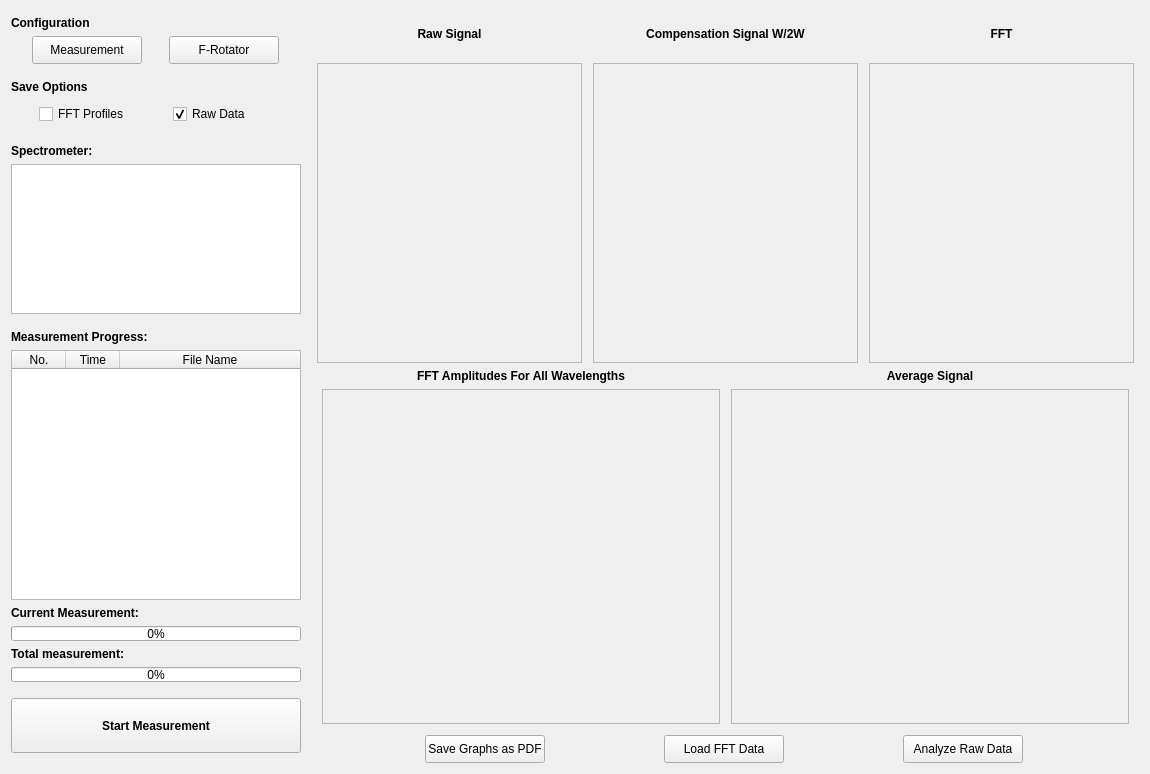
       <widget class="QWidget" name="tab_3">
        <attribute name="title">
         <string>Polarimeter</string>
        </attribute>
        <layout class="QGridLayout" name="gridLayout_4">
         <item row="0" column="0">
          <layout class="QHBoxLayout" name="horizontalLayout_7">
           <item>
            <layout class="QVBoxLayout" name="verticalLayout_8">
             <item>
              <spacer name="verticalSpacer_11">
               <property name="orientation">
                <enum>Qt::Vertical</enum>
               </property>
               <property name="sizeType">
                <enum>QSizePolicy::Fixed</enum>
               </property>
               <property name="sizeHint" stdset="0">
                <size>
                 <width>5</width>
                 <height>5</height>
                </size>
               </property>
              </spacer>
             </item>
             <item>
              <widget class="QLabel" name="label_5_Pol_settings">
               <property name="font">
                <font>
                 <weight>75</weight>
                 <bold>true</bold>
                </font>
               </property>
               <property name="text">
                <string>Configuration</string>
               </property>
              </widget>
             </item>
             <item>
              <layout class="QHBoxLayout" name="horizontalLayout_9">
               <item>
                <widget class="QPushButton" name="button_Pol_Syringe">
                 <property name="minimumSize">
                  <size>
                   <width>110</width>
                   <height>28</height>
                  </size>
                 </property>
                 <property name="maximumSize">
                  <size>
                   <width>110</width>
                   <height>28</height>
                  </size>
                 </property>
                 <property name="text">
                  <string>Measurement</string>
                 </property>
                </widget>
               </item>
               <item>
                <widget class="QPushButton" name="button_Conf_Setup_Pol">
                 <property name="minimumSize">
                  <size>
                   <width>110</width>
                   <height>28</height>
                  </size>
                 </property>
                 <property name="maximumSize">
                  <size>
                   <width>110</width>
                   <height>28</height>
                  </size>
                 </property>
                 <property name="text">
                  <string>F-Rotator</string>
                 </property>
                </widget>
               </item>
              </layout>
             </item>
             <item>
              <spacer name="verticalSpacer_8">
               <property name="orientation">
                <enum>Qt::Vertical</enum>
               </property>
               <property name="sizeType">
                <enum>QSizePolicy::Fixed</enum>
               </property>
               <property name="sizeHint" stdset="0">
                <size>
                 <width>10</width>
                 <height>10</height>
                </size>
               </property>
              </spacer>
             </item>
             <item>
              <widget class="QLabel" name="label_Save_Pol">
               <property name="font">
                <font>
                 <weight>75</weight>
                 <bold>true</bold>
                </font>
               </property>
               <property name="text">
                <string>Save Options</string>
               </property>
              </widget>
             </item>
             <item>
              <layout class="QHBoxLayout" name="horizontalLayout_12">
               <item>
                <spacer name="horizontalSpacer_17">
                 <property name="orientation">
                  <enum>Qt::Horizontal</enum>
                 </property>
                 <property name="sizeType">
                  <enum>QSizePolicy::Fixed</enum>
                 </property>
                 <property name="sizeHint" stdset="0">
                  <size>
                   <width>10</width>
                   <height>20</height>
                  </size>
                 </property>
                </spacer>
               </item>
               <item>
                <widget class="QCheckBox" name="checkBox_AutoSave_Pol">
                 <property name="minimumSize">
                  <size>
                   <width>110</width>
                   <height>28</height>
                  </size>
                 </property>
                 <property name="maximumSize">
                  <size>
                   <width>110</width>
                   <height>28</height>
                  </size>
                 </property>
                 <property name="text">
                  <string>FFT Profiles</string>
                 </property>
                 <property name="iconSize">
                  <size>
                   <width>16</width>
                   <height>16</height>
                  </size>
                 </property>
                </widget>
               </item>
               <item>
                <widget class="QCheckBox" name="checkBox_AutoSave_Pol_Raw">
                 <property name="minimumSize">
                  <size>
                   <width>110</width>
                   <height>28</height>
                  </size>
                 </property>
                 <property name="maximumSize">
                  <size>
                   <width>110</width>
                   <height>28</height>
                  </size>
                 </property>
                 <property name="text">
                  <string>Raw Data</string>
                 </property>
                 <property name="checked">
                  <bool>true</bool>
                 </property>
                </widget>
               </item>
              </layout>
             </item>
             <item>
              <spacer name="verticalSpacer_12">
               <property name="orientation">
                <enum>Qt::Vertical</enum>
               </property>
               <property name="sizeType">
                <enum>QSizePolicy::Minimum</enum>
               </property>
               <property name="sizeHint" stdset="0">
                <size>
                 <width>20</width>
                 <height>10</height>
                </size>
               </property>
              </spacer>
             </item>
             <item>
              <widget class="QLabel" name="label_Set_Spec_Pol">
               <property name="font">
                <font>
                 <weight>75</weight>
                 <bold>true</bold>
                </font>
               </property>
               <property name="text">
                <string>Spectrometer:</string>
               </property>
              </widget>
             </item>
             <item>
              <widget class="QListWidget" name="list_devices_Pol">
               <property name="minimumSize">
                <size>
                 <width>290</width>
                 <height>100</height>
                </size>
               </property>
               <property name="maximumSize">
                <size>
                 <width>280</width>
                 <height>150</height>
                </size>
               </property>
               <property name="autoScroll">
                <bool>false</bool>
               </property>
              </widget>
             </item>
             <item>
              <spacer name="verticalSpacer_9">
               <property name="orientation">
                <enum>Qt::Vertical</enum>
               </property>
               <property name="sizeType">
                <enum>QSizePolicy::Fixed</enum>
               </property>
               <property name="sizeHint" stdset="0">
                <size>
                 <width>15</width>
                 <height>10</height>
                </size>
               </property>
              </spacer>
             </item>
             <item>
              <widget class="QLabel" name="label_Measurements_Pol">
               <property name="font">
                <font>
                 <weight>75</weight>
                 <bold>true</bold>
                </font>
               </property>
               <property name="text">
                <string>Measurement Progress:</string>
               </property>
              </widget>
             </item>
             <item>
              <widget class="QTableWidget" name="Table_Measurements_Pol">
               <property name="minimumSize">
                <size>
                 <width>290</width>
                 <height>250</height>
                </size>
               </property>
               <property name="maximumSize">
                <size>
                 <width>280</width>
                 <height>16777215</height>
                </size>
               </property>
               <property name="autoScroll">
                <bool>true</bool>
               </property>
               <property name="autoScrollMargin">
                <number>18</number>
               </property>
               <property name="textElideMode">
                <enum>Qt::ElideLeft</enum>
               </property>
               <property name="rowCount">
                <number>0</number>
               </property>
               <property name="columnCount">
                <number>3</number>
               </property>
               <attribute name="horizontalHeaderCascadingSectionResizes">
                <bool>false</bool>
               </attribute>
               <attribute name="horizontalHeaderDefaultSectionSize">
                <number>54</number>
               </attribute>
               <attribute name="horizontalHeaderShowSortIndicator" stdset="0">
                <bool>false</bool>
               </attribute>
               <attribute name="horizontalHeaderStretchLastSection">
                <bool>true</bool>
               </attribute>
               <attribute name="verticalHeaderCascadingSectionResizes">
                <bool>false</bool>
               </attribute>
               <attribute name="verticalHeaderHighlightSections">
                <bool>true</bool>
               </attribute>
               <attribute name="verticalHeaderMinimumSectionSize">
                <number>39</number>
               </attribute>
               <attribute name="verticalHeaderShowSortIndicator" stdset="0">
                <bool>false</bool>
               </attribute>
               <attribute name="verticalHeaderStretchLastSection">
                <bool>false</bool>
               </attribute>
               <column>
                <property name="text">
                 <string>No.</string>
                </property>
               </column>
               <column>
                <property name="text">
                 <string>Time</string>
                </property>
               </column>
               <column>
                <property name="text">
                 <string>File Name</string>
                </property>
               </column>
              </widget>
             </item>
             <item>
              <widget class="QLabel" name="label_3">
               <property name="font">
                <font>
                 <weight>75</weight>
                 <bold>true</bold>
                </font>
               </property>
               <property name="text">
                <string>Current Measurement:</string>
               </property>
              </widget>
             </item>
             <item>
              <widget class="QProgressBar" name="currentProgressBar_Pol">
               <property name="maximumSize">
                <size>
                 <width>16777215</width>
                 <height>15</height>
                </size>
               </property>
               <property name="value">
                <number>0</number>
               </property>
               <property name="textVisible">
                <bool>true</bool>
               </property>
               <property name="orientation">
                <enum>Qt::Horizontal</enum>
               </property>
               <property name="invertedAppearance">
                <bool>false</bool>
               </property>
              </widget>
             </item>
             <item>
              <widget class="QLabel" name="label_5">
               <property name="font">
                <font>
                 <weight>75</weight>
                 <bold>true</bold>
                </font>
               </property>
               <property name="text">
                <string>Total measurement:</string>
               </property>
              </widget>
             </item>
             <item>
              <widget class="QProgressBar" name="TotalProgressBar_Pol">
               <property name="maximumSize">
                <size>
                 <width>16777215</width>
                 <height>15</height>
                </size>
               </property>
               <property name="value">
                <number>0</number>
               </property>
              </widget>
             </item>
             <item>
              <spacer name="verticalSpacer_10">
               <property name="orientation">
                <enum>Qt::Vertical</enum>
               </property>
               <property name="sizeType">
                <enum>QSizePolicy::Fixed</enum>
               </property>
               <property name="sizeHint" stdset="0">
                <size>
                 <width>20</width>
                 <height>10</height>
                </size>
               </property>
              </spacer>
             </item>
             <item>
              <widget class="QPushButton" name="button_Start_Meas_Pol">
               <property name="minimumSize">
                <size>
                 <width>290</width>
                 <height>55</height>
                </size>
               </property>
               <property name="maximumSize">
                <size>
                 <width>120</width>
                 <height>55</height>
                </size>
               </property>
               <property name="font">
                <font>
                 <weight>75</weight>
                 <bold>true</bold>
                </font>
               </property>
               <property name="text">
                <string>Start Measurement</string>
               </property>
               <property name="iconSize">
                <size>
                 <width>16</width>
                 <height>16</height>
                </size>
               </property>
              </widget>
             </item>
             <item>
              <spacer name="verticalSpacer_7">
               <property name="orientation">
                <enum>Qt::Vertical</enum>
               </property>
               <property name="sizeType">
                <enum>QSizePolicy::Fixed</enum>
               </property>
               <property name="sizeHint" stdset="0">
                <size>
                 <width>5</width>
                 <height>10</height>
                </size>
               </property>
              </spacer>
             </item>
            </layout>
           </item>
           <item>
            <spacer name="horizontalSpacer_2">
             <property name="orientation">
              <enum>Qt::Horizontal</enum>
             </property>
             <property name="sizeType">
              <enum>QSizePolicy::Fixed</enum>
             </property>
             <property name="sizeHint" stdset="0">
              <size>
               <width>5</width>
               <height>20</height>
              </size>
             </property>
            </spacer>
           </item>
           <item>
            <layout class="QVBoxLayout" name="verticalLayout_7">
             <item>
              <layout class="QHBoxLayout" name="horizontalLayout_13">
               <item>
                <spacer name="horizontalSpacer_10">
                 <property name="orientation">
                  <enum>Qt::Horizontal</enum>
                 </property>
                 <property name="sizeType">
                  <enum>QSizePolicy::Fixed</enum>
                 </property>
                 <property name="sizeHint" stdset="0">
                  <size>
                   <width>5</width>
                   <height>10</height>
                  </size>
                 </property>
                </spacer>
               </item>
               <item>
                <layout class="QVBoxLayout" name="verticalLayout_10">
                 <item>
                  <widget class="QLabel" name="label_6">
                   <property name="font">
                    <font>
                     <weight>75</weight>
                     <bold>true</bold>
                    </font>
                   </property>
                   <property name="text">
                    <string>Raw Signal</string>
                   </property>
                   <property name="alignment">
                    <set>Qt::AlignCenter</set>
                   </property>
                  </widget>
                 </item>
                 <item>
                  <widget class="Plot" name="qwtPlot_Pol">
                   <property name="minimumSize">
                    <size>
                     <width>265</width>
                     <height>300</height>
                    </size>
                   </property>
                   <property name="frameShape">
                    <enum>QFrame::StyledPanel</enum>
                   </property>
                   <property name="frameShadow">
                    <enum>QFrame::Raised</enum>
                   </property>
                  </widget>
                 </item>
                </layout>
               </item>
               <item>
                <spacer name="horizontalSpacer_12">
                 <property name="orientation">
                  <enum>Qt::Horizontal</enum>
                 </property>
                 <property name="sizeType">
                  <enum>QSizePolicy::Fixed</enum>
                 </property>
                 <property name="sizeHint" stdset="0">
                  <size>
                   <width>5</width>
                   <height>20</height>
                  </size>
                 </property>
                </spacer>
               </item>
               <item>
                <layout class="QVBoxLayout" name="verticalLayout_11">
                 <item>
                  <widget class="QLabel" name="label_7">
                   <property name="font">
                    <font>
                     <weight>75</weight>
                     <bold>true</bold>
                    </font>
                   </property>
                   <property name="text">
                    <string>Compensation Signal W/2W</string>
                   </property>
                   <property name="alignment">
                    <set>Qt::AlignCenter</set>
                   </property>
                  </widget>
                 </item>
                 <item>
                  <widget class="Plot" name="qwtPlot_Pol_Compensation">
                   <property name="minimumSize">
                    <size>
                     <width>265</width>
                     <height>300</height>
                    </size>
                   </property>
                   <property name="maximumSize">
                    <size>
                     <width>16777215</width>
                     <height>16777215</height>
                    </size>
                   </property>
                   <property name="frameShape">
                    <enum>QFrame::StyledPanel</enum>
                   </property>
                   <property name="frameShadow">
                    <enum>QFrame::Raised</enum>
                   </property>
                  </widget>
                 </item>
                </layout>
               </item>
               <item>
                <spacer name="horizontalSpacer_11">
                 <property name="orientation">
                  <enum>Qt::Horizontal</enum>
                 </property>
                 <property name="sizeType">
                  <enum>QSizePolicy::Fixed</enum>
                 </property>
                 <property name="sizeHint" stdset="0">
                  <size>
                   <width>5</width>
                   <height>20</height>
                  </size>
                 </property>
                </spacer>
               </item>
               <item>
                <layout class="QVBoxLayout" name="verticalLayout_12">
                 <item>
                  <widget class="QLabel" name="FFT_label_Pol">
                   <property name="font">
                    <font>
                     <weight>75</weight>
                     <bold>true</bold>
                    </font>
                   </property>
                   <property name="text">
                    <string>FFT</string>
                   </property>
                   <property name="alignment">
                    <set>Qt::AlignCenter</set>
                   </property>
                  </widget>
                 </item>
                 <item>
                  <widget class="Plot" name="qwtPlot_Pol_Prediction">
                   <property name="minimumSize">
                    <size>
                     <width>265</width>
                     <height>300</height>
                    </size>
                   </property>
                   <property name="maximumSize">
                    <size>
                     <width>16777215</width>
                     <height>16777215</height>
                    </size>
                   </property>
                   <property name="frameShape">
                    <enum>QFrame::StyledPanel</enum>
                   </property>
                   <property name="frameShadow">
                    <enum>QFrame::Raised</enum>
                   </property>
                  </widget>
                 </item>
                </layout>
               </item>
               <item>
                <spacer name="horizontalSpacer_18">
                 <property name="orientation">
                  <enum>Qt::Horizontal</enum>
                 </property>
                 <property name="sizeType">
                  <enum>QSizePolicy::Fixed</enum>
                 </property>
                 <property name="sizeHint" stdset="0">
                  <size>
                   <width>5</width>
                   <height>20</height>
                  </size>
                 </property>
                </spacer>
               </item>
              </layout>
             </item>
             <item>
              <layout class="QHBoxLayout" name="horizontalLayout_10">
               <item>
                <spacer name="horizontalSpacer_19">
                 <property name="orientation">
                  <enum>Qt::Horizontal</enum>
                 </property>
                 <property name="sizeType">
                  <enum>QSizePolicy::Fixed</enum>
                 </property>
                 <property name="sizeHint" stdset="0">
                  <size>
                   <width>10</width>
                   <height>10</height>
                  </size>
                 </property>
                </spacer>
               </item>
               <item>
                <layout class="QVBoxLayout" name="verticalLayout_13">
                 <item>
                  <widget class="QLabel" name="label_9">
                   <property name="font">
                    <font>
                     <weight>75</weight>
                     <bold>true</bold>
                    </font>
                   </property>
                   <property name="text">
                    <string>FFT Amplitudes For All Wavelengths</string>
                   </property>
                   <property name="alignment">
                    <set>Qt::AlignCenter</set>
                   </property>
                  </widget>
                 </item>
                 <item>
                  <widget class="Plot" name="qwtPlot_Pol_w_2w">
                   <property name="minimumSize">
                    <size>
                     <width>380</width>
                     <height>335</height>
                    </size>
                   </property>
                   <property name="frameShape">
                    <enum>QFrame::StyledPanel</enum>
                   </property>
                   <property name="frameShadow">
                    <enum>QFrame::Raised</enum>
                   </property>
                  </widget>
                 </item>
                 <item>
                  <spacer name="verticalSpacer_13">
                   <property name="orientation">
                    <enum>Qt::Vertical</enum>
                   </property>
                   <property name="sizeType">
                    <enum>QSizePolicy::Fixed</enum>
                   </property>
                   <property name="sizeHint" stdset="0">
                    <size>
                     <width>20</width>
                     <height>5</height>
                    </size>
                   </property>
                  </spacer>
                 </item>
                </layout>
               </item>
               <item>
                <spacer name="horizontalSpacer_13">
                 <property name="orientation">
                  <enum>Qt::Horizontal</enum>
                 </property>
                 <property name="sizeType">
                  <enum>QSizePolicy::Fixed</enum>
                 </property>
                 <property name="sizeHint" stdset="0">
                  <size>
                   <width>5</width>
                   <height>20</height>
                  </size>
                 </property>
                </spacer>
               </item>
               <item>
                <layout class="QVBoxLayout" name="verticalLayout_14">
                 <item>
                  <widget class="QLabel" name="label_10">
                   <property name="font">
                    <font>
                     <weight>75</weight>
                     <bold>true</bold>
                    </font>
                   </property>
                   <property name="text">
                    <string>Average Signal</string>
                   </property>
                   <property name="alignment">
                    <set>Qt::AlignCenter</set>
                   </property>
                  </widget>
                 </item>
                 <item>
                  <widget class="Plot" name="qwtPlot_Pol_Average">
                   <property name="minimumSize">
                    <size>
                     <width>380</width>
                     <height>335</height>
                    </size>
                   </property>
                   <property name="maximumSize">
                    <size>
                     <width>16777215</width>
                     <height>16777215</height>
                    </size>
                   </property>
                   <property name="frameShape">
                    <enum>QFrame::StyledPanel</enum>
                   </property>
                   <property name="frameShadow">
                    <enum>QFrame::Raised</enum>
                   </property>
                  </widget>
                 </item>
                 <item>
                  <spacer name="verticalSpacer_14">
                   <property name="orientation">
                    <enum>Qt::Vertical</enum>
                   </property>
                   <property name="sizeType">
                    <enum>QSizePolicy::Fixed</enum>
                   </property>
                   <property name="sizeHint" stdset="0">
                    <size>
                     <width>20</width>
                     <height>5</height>
                    </size>
                   </property>
                  </spacer>
                 </item>
                </layout>
               </item>
               <item>
                <spacer name="horizontalSpacer_20">
                 <property name="orientation">
                  <enum>Qt::Horizontal</enum>
                 </property>
                 <property name="sizeType">
                  <enum>QSizePolicy::Fixed</enum>
                 </property>
                 <property name="sizeHint" stdset="0">
                  <size>
                   <width>10</width>
                   <height>20</height>
                  </size>
                 </property>
                </spacer>
               </item>
              </layout>
             </item>
             <item>
              <layout class="QHBoxLayout" name="horizontalLayout_15">
               <item>
                <widget class="QPushButton" name="Button_Save_Graphs_Pol">
                 <property name="minimumSize">
                  <size>
                   <width>120</width>
                   <height>28</height>
                  </size>
                 </property>
                 <property name="maximumSize">
                  <size>
                   <width>100</width>
                   <height>16777215</height>
                  </size>
                 </property>
                 <property name="text">
                  <string>Save Graphs as PDF</string>
                 </property>
                </widget>
               </item>
               <item>
                <widget class="QPushButton" name="button_Load_FFTData">
                 <property name="minimumSize">
                  <size>
                   <width>120</width>
                   <height>28</height>
                  </size>
                 </property>
                 <property name="maximumSize">
                  <size>
                   <width>100</width>
                   <height>28</height>
                  </size>
                 </property>
                 <property name="text">
                  <string>Load FFT Data</string>
                 </property>
                </widget>
               </item>
               <item>
                <widget class="QPushButton" name="button_AnalyzeRawPolData">
                 <property name="minimumSize">
                  <size>
                   <width>120</width>
                   <height>28</height>
                  </size>
                 </property>
                 <property name="maximumSize">
                  <size>
                   <width>120</width>
                   <height>28</height>
                  </size>
                 </property>
                 <property name="text">
                  <string>Analyze Raw Data</string>
                 </property>
                </widget>
               </item>
              </layout>
             </item>
            </layout>
           </item>
          </layout>
         </item>
        </layout>
       </widget>
